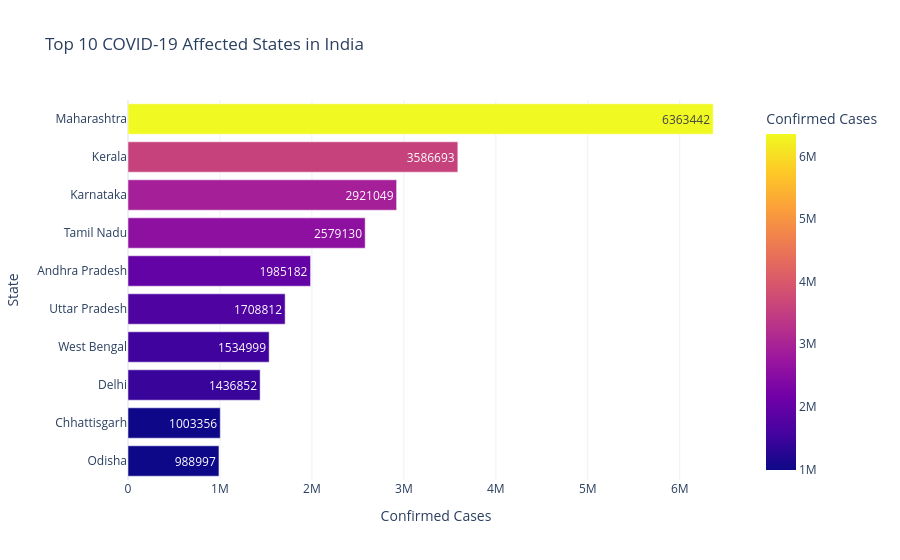

The code cell stored with this chart in its notebook:
### Code cell
# State-wise Confirmed Cases Visualization

fig = px.bar(
    state_confirmed.head(10),
    x="Confirmed",
    y="State_Clean",
    orientation="h",
    color="Confirmed",
    text="Confirmed",
    title="Top 10 COVID-19 Affected States in India",
    labels={
        "Confirmed": "Confirmed Cases",
        "State_Clean": "State"
    }
)

fig.update_layout(
    yaxis={"categoryorder": "total ascending"},
    template="plotly_white"
)

fig.show()

### Figure 1 — Plotly figure (JSON) as saved in the notebook; plotly's stock layout.template omitted (floating-point values rounded to 4 significant figures)
{"data": [{"hovertemplate": "Confirmed Cases=%{marker.color}<br>State=%{y}<extra></extra>", "legendgroup": "", "marker": {"color": [6363442, 3586693, 2921049, 2579130, 1985182, 1708812, 1534999, 1436852, 1003356, 988997], "coloraxis": "coloraxis", "pattern": {"shape": ""}}, "name": "", "orientation": "h", "showlegend": false, "text": [6363000.0, 3587000.0, 2921000.0, 2579000.0, 1985000.0, 1709000.0, 1535000.0, 1437000.0, 1003000.0, 989000.0], "textposition": "auto", "type": "bar", "x": [6363442, 3586693, 2921049, 2579130, 1985182, 1708812, 1534999, 1436852, 1003356, 988997], "xaxis": "x", "y": ["Maharashtra", "Kerala", "Karnataka", "Tamil Nadu", "Andhra Pradesh", "Uttar Pradesh", "West Bengal", "Delhi", "Chhattisgarh", "Odisha"], "yaxis": "y"}], "layout": {"barmode": "relative", "coloraxis": {"colorbar": {"title": {"text": "Confirmed Cases"}}, "colorscale": [[0, "#0d0887"], [0.1111, "#46039f"], [0.2222, "#7201a8"], [0.3333, "#9c179e"], [0.4444, "#bd3786"], [0.5556, "#d8576b"], [0.6667, "#ed7953"], [0.7778, "#fb9f3a"], [0.8889, "#fdca26"], [1, "#f0f921"]]}, "legend": {"tracegroupgap": 0}, "title": {"text": "Top 10 COVID-19 Affected States in India"}, "xaxis": {"anchor": "y", "domain": [0, 1], "title": {"text": "Confirmed Cases"}}, "yaxis": {"anchor": "x", "categoryorder": "total ascending", "domain": [0, 1], "title": {"text": "State"}}}}
